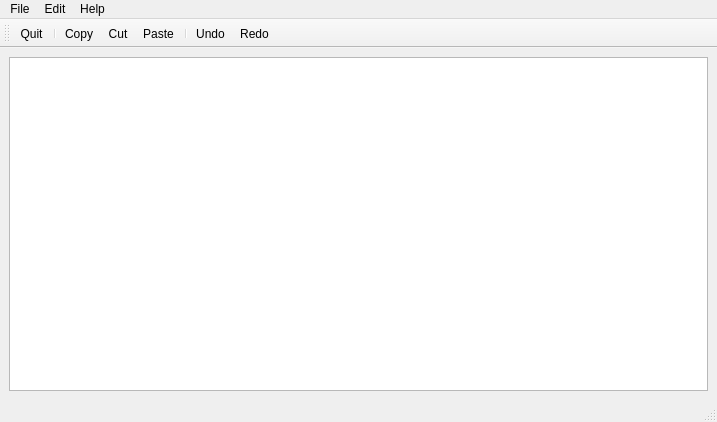
<?xml version="1.0" encoding="UTF-8"?>
<ui version="4.0">
 <class>MainWindow</class>
 <widget class="QMainWindow" name="MainWindow">
  <property name="geometry">
   <rect>
    <x>0</x>
    <y>0</y>
    <width>717</width>
    <height>422</height>
   </rect>
  </property>
  <property name="windowTitle">
   <string>MainWindow</string>
  </property>
  <widget class="QWidget" name="centralwidget">
   <layout class="QHBoxLayout" name="horizontalLayout">
    <item>
     <widget class="QTextEdit" name="textEdit"/>
    </item>
   </layout>
  </widget>
  <widget class="QMenuBar" name="menubar">
   <property name="geometry">
    <rect>
     <x>0</x>
     <y>0</y>
     <width>717</width>
     <height>22</height>
    </rect>
   </property>
   <widget class="QMenu" name="menuFile">
    <property name="title">
     <string>File</string>
    </property>
    <addaction name="actionQuit"/>
   </widget>
   <widget class="QMenu" name="menuEdit">
    <property name="title">
     <string>Edit</string>
    </property>
    <addaction name="actionCopy"/>
    <addaction name="actionCut"/>
    <addaction name="actionPaste"/>
    <addaction name="actionUndo"/>
    <addaction name="actionRedo"/>
   </widget>
   <widget class="QMenu" name="menuHelp">
    <property name="title">
     <string>Help</string>
    </property>
    <addaction name="actionAbout"/>
    <addaction name="actionAbout_QT"/>
   </widget>
   <addaction name="menuFile"/>
   <addaction name="menuEdit"/>
   <addaction name="menuHelp"/>
  </widget>
  <widget class="QStatusBar" name="statusbar"/>
  <widget class="QToolBar" name="toolBar">
   <property name="windowTitle">
    <string>toolBar</string>
   </property>
   <attribute name="toolBarArea">
    <enum>TopToolBarArea</enum>
   </attribute>
   <attribute name="toolBarBreak">
    <bool>false</bool>
   </attribute>
   <addaction name="actionQuit"/>
   <addaction name="separator"/>
   <addaction name="actionCopy"/>
   <addaction name="actionCut"/>
   <addaction name="actionPaste"/>
   <addaction name="separator"/>
   <addaction name="actionUndo"/>
   <addaction name="actionRedo"/>
  </widget>
  <action name="actionQuit">
   <property name="icon">
    <iconset resource="resource.qrc">
     <normaloff>:/images/quitIcon.png</normaloff>:/images/quitIcon.png</iconset>
   </property>
   <property name="text">
    <string>Quit</string>
   </property>
  </action>
  <action name="actionCopy">
   <property name="icon">
    <iconset resource="resource.qrc">
     <normaloff>:/images/copyIcon.png</normaloff>:/images/copyIcon.png</iconset>
   </property>
   <property name="text">
    <string>Copy</string>
   </property>
  </action>
  <action name="actionCut">
   <property name="icon">
    <iconset resource="resource.qrc">
     <normaloff>:/images/cutIcon.png</normaloff>:/images/cutIcon.png</iconset>
   </property>
   <property name="text">
    <string>Cut</string>
   </property>
  </action>
  <action name="actionPaste">
   <property name="icon">
    <iconset resource="resource.qrc">
     <normaloff>:/images/pasteIcon.png</normaloff>:/images/pasteIcon.png</iconset>
   </property>
   <property name="text">
    <string>Paste</string>
   </property>
  </action>
  <action name="actionUndo">
   <property name="icon">
    <iconset resource="resource.qrc">
     <normaloff>:/images/undoIcon.png</normaloff>:/images/undoIcon.png</iconset>
   </property>
   <property name="text">
    <string>Undo</string>
   </property>
  </action>
  <action name="actionRedo">
   <property name="icon">
    <iconset resource="resource.qrc">
     <normaloff>:/images/redoIcon.png</normaloff>:/images/redoIcon.png</iconset>
   </property>
   <property name="text">
    <string>Redo</string>
   </property>
  </action>
  <action name="actionAbout">
   <property name="icon">
    <iconset resource="resource.qrc">
     <normaloff>:/images/aboutIcon.png</normaloff>:/images/aboutIcon.png</iconset>
   </property>
   <property name="text">
    <string>About</string>
   </property>
  </action>
  <action name="actionAbout_QT">
   <property name="icon">
    <iconset resource="resource.qrc">
     <normaloff>:/images/aboutQtIcon.png</normaloff>:/images/aboutQtIcon.png</iconset>
   </property>
   <property name="text">
    <string>About QT</string>
   </property>
  </action>
 </widget>
 <resources>
  <include location="resource.qrc"/>
 </resources>
 <connections/>
</ui>
